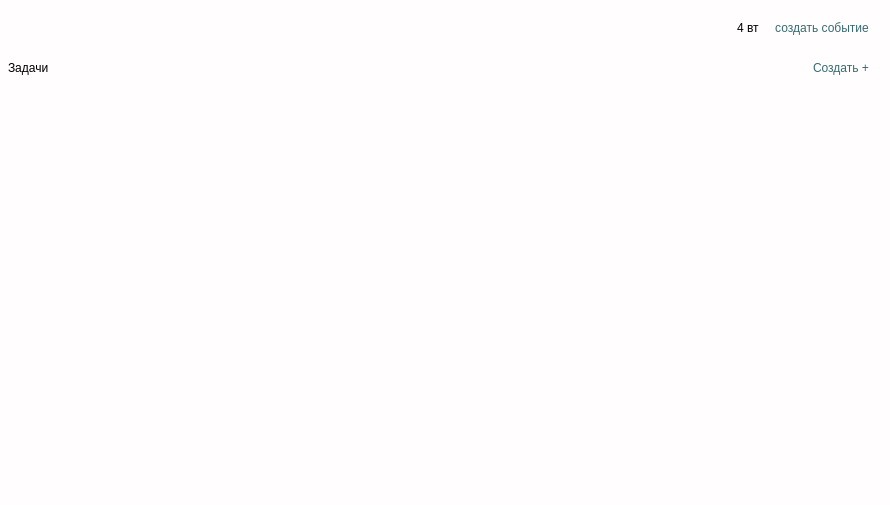
<?xml version="1.0" encoding="UTF-8"?>
<ui version="4.0">
 <class>TaskWindowClass</class>
 <widget class="QWidget" name="TaskWindowClass">
  <property name="geometry">
   <rect>
    <x>0</x>
    <y>0</y>
    <width>890</width>
    <height>505</height>
   </rect>
  </property>
  <property name="sizePolicy">
   <sizepolicy hsizetype="Preferred" vsizetype="Fixed">
    <horstretch>0</horstretch>
    <verstretch>0</verstretch>
   </sizepolicy>
  </property>
  <property name="windowTitle">
   <string>TaskWindow</string>
  </property>
  <property name="styleSheet">
   <string notr="true">#centralwidget {
	background-color: rgb(63, 129, 158);
}
.QPushButton, .QMenubar {
	background-color: rgb(255, 253, 253);
	border-radius: 5px;
	padding: 10px 10px;
	color: rgb(55, 107, 113);
}
.QPushButton:hover,  QMenubar:hover {
	color: rgb(45, 97, 100);
	border: 1px  solid rgb(55, 107, 113);
	cursor: pointer;
}
.QLineEdit {
	padding: 5px;
	border-radius:5px;
	color: rgb(55, 107, 113);
}
.QWidget {
background-color: rgb(255,253,253);
padding: 10px 10px;
}</string>
  </property>
  <layout class="QVBoxLayout" name="verticalLayout_7">
   <property name="leftMargin">
    <number>8</number>
   </property>
   <item>
    <layout class="QVBoxLayout" name="verticalLayout_6">
     <item>
      <layout class="QVBoxLayout" name="verticalLayout_5">
       <item>
        <layout class="QHBoxLayout" name="horizontalLayout_4">
         <item>
          <spacer name="horizontalSpacer">
           <property name="orientation">
            <enum>Qt::Orientation::Horizontal</enum>
           </property>
           <property name="sizeHint" stdset="0">
            <size>
             <width>40</width>
             <height>20</height>
            </size>
           </property>
          </spacer>
         </item>
         <item>
          <layout class="QHBoxLayout" name="horizontalLayout_2">
           <item>
            <widget class="QLabel" name="dateLbl">
             <property name="text">
              <string>4 вт</string>
             </property>
            </widget>
           </item>
           <item>
            <widget class="QPushButton" name="createEventBTn">
             <property name="text">
              <string>создать событие</string>
             </property>
            </widget>
           </item>
          </layout>
         </item>
        </layout>
       </item>
       <item>
        <layout class="QHBoxLayout" name="horizontalLayout_3">
         <item>
          <widget class="QLabel" name="nameLbl">
           <property name="text">
            <string>Задачи</string>
           </property>
          </widget>
         </item>
         <item>
          <spacer name="horizontalSpacer_2">
           <property name="orientation">
            <enum>Qt::Orientation::Horizontal</enum>
           </property>
           <property name="sizeHint" stdset="0">
            <size>
             <width>40</width>
             <height>20</height>
            </size>
           </property>
          </spacer>
         </item>
         <item>
          <widget class="QPushButton" name="createTaskBtn">
           <property name="text">
            <string>Создать +</string>
           </property>
          </widget>
         </item>
        </layout>
       </item>
      </layout>
     </item>
    </layout>
   </item>
   <item>
    <layout class="QVBoxLayout" name="tasksLayout"/>
   </item>
   <item>
    <spacer name="verticalSpacer">
     <property name="orientation">
      <enum>Qt::Orientation::Vertical</enum>
     </property>
     <property name="sizeType">
      <enum>QSizePolicy::Policy::Expanding</enum>
     </property>
     <property name="sizeHint" stdset="0">
      <size>
       <width>20</width>
       <height>40</height>
      </size>
     </property>
    </spacer>
   </item>
  </layout>
 </widget>
 <layoutdefault spacing="6" margin="11"/>
 <resources/>
 <connections/>
</ui>
